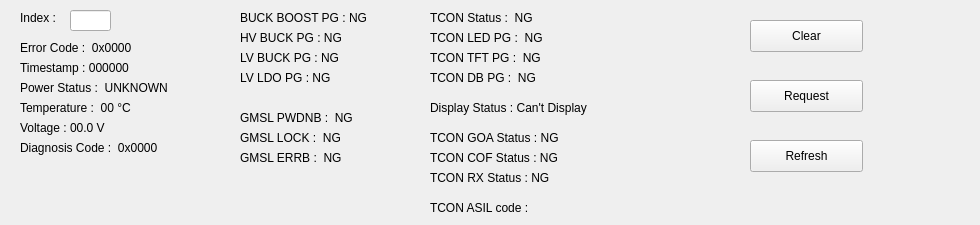
    <widget class="QWidget" name="tab_5">
     <attribute name="title">
      <string>DTC LOG</string>
     </attribute>
     <widget class="QLabel" name="dtc_log_index_2">
      <property name="geometry">
       <rect>
        <x>20</x>
        <y>10</y>
        <width>51</width>
        <height>16</height>
       </rect>
      </property>
      <property name="text">
       <string>Index : </string>
      </property>
     </widget>
     <widget class="QLineEdit" name="dtc_log_index_edit_2">
      <property name="geometry">
       <rect>
        <x>70</x>
        <y>10</y>
        <width>41</width>
        <height>21</height>
       </rect>
      </property>
      <property name="text">
       <string/>
      </property>
      <property name="maxLength">
       <number>12</number>
      </property>
     </widget>
     <widget class="QLabel" name="dtc_log_err_code_2">
      <property name="geometry">
       <rect>
        <x>20</x>
        <y>40</y>
        <width>161</width>
        <height>16</height>
       </rect>
      </property>
      <property name="text">
       <string>Error Code :  0x0000</string>
      </property>
     </widget>
     <widget class="QLabel" name="dtc_log_timestamp_2">
      <property name="geometry">
       <rect>
        <x>20</x>
        <y>60</y>
        <width>211</width>
        <height>16</height>
       </rect>
      </property>
      <property name="text">
       <string>Timestamp : 000000</string>
      </property>
     </widget>
     <widget class="QLabel" name="dtc_log_power_state_2">
      <property name="geometry">
       <rect>
        <x>20</x>
        <y>80</y>
        <width>221</width>
        <height>16</height>
       </rect>
      </property>
      <property name="text">
       <string>Power Status :  UNKNOWN</string>
      </property>
     </widget>
     <widget class="QLabel" name="dtc_log_temperature_2">
      <property name="geometry">
       <rect>
        <x>20</x>
        <y>100</y>
        <width>171</width>
        <height>16</height>
       </rect>
      </property>
      <property name="text">
       <string>Temperature :  00 °C</string>
      </property>
     </widget>
     <widget class="QLabel" name="dtc_log_voltage_2">
      <property name="geometry">
       <rect>
        <x>20</x>
        <y>120</y>
        <width>171</width>
        <height>16</height>
       </rect>
      </property>
      <property name="text">
       <string>Voltage : 00.0 V</string>
      </property>
     </widget>
     <widget class="QLabel" name="dtc_log_extra_info_2">
      <property name="geometry">
       <rect>
        <x>20</x>
        <y>140</y>
        <width>171</width>
        <height>16</height>
       </rect>
      </property>
      <property name="text">
       <string>Diagnosis Code :  0x0000</string>
      </property>
     </widget>
     <widget class="QLabel" name="dtc_log_boost_pg_2">
      <property name="geometry">
       <rect>
        <x>240</x>
        <y>10</y>
        <width>161</width>
        <height>16</height>
       </rect>
      </property>
      <property name="text">
       <string>BUCK BOOST PG : NG</string>
      </property>
     </widget>
     <widget class="QLabel" name="dtc_log_hv_pg_2">
      <property name="geometry">
       <rect>
        <x>240</x>
        <y>30</y>
        <width>161</width>
        <height>16</height>
       </rect>
      </property>
      <property name="text">
       <string>HV BUCK PG : NG</string>
      </property>
     </widget>
     <widget class="QLabel" name="dtc_log_lv_pg_2">
      <property name="geometry">
       <rect>
        <x>240</x>
        <y>50</y>
        <width>161</width>
        <height>16</height>
       </rect>
      </property>
      <property name="text">
       <string>LV BUCK PG : NG</string>
      </property>
     </widget>
     <widget class="QLabel" name="dtc_log_ldo_pg_2">
      <property name="geometry">
       <rect>
        <x>240</x>
        <y>70</y>
        <width>161</width>
        <height>16</height>
       </rect>
      </property>
      <property name="text">
       <string>LV LDO PG : NG</string>
      </property>
     </widget>
     <widget class="QLabel" name="dtc_log_gmsl_pwdnb_2">
      <property name="geometry">
       <rect>
        <x>240</x>
        <y>110</y>
        <width>161</width>
        <height>16</height>
       </rect>
      </property>
      <property name="text">
       <string>GMSL PWDNB :  NG</string>
      </property>
     </widget>
     <widget class="QLabel" name="dtc_log_gmsl_lock_2">
      <property name="geometry">
       <rect>
        <x>240</x>
        <y>130</y>
        <width>161</width>
        <height>16</height>
       </rect>
      </property>
      <property name="text">
       <string>GMSL LOCK :  NG</string>
      </property>
     </widget>
     <widget class="QLabel" name="dtc_log_gmsl_errb_2">
      <property name="geometry">
       <rect>
        <x>240</x>
        <y>150</y>
        <width>161</width>
        <height>16</height>
       </rect>
      </property>
      <property name="text">
       <string>GMSL ERRB :  NG</string>
      </property>
     </widget>
     <widget class="QLabel" name="dtc_log_tcon_state_2">
      <property name="geometry">
       <rect>
        <x>430</x>
        <y>10</y>
        <width>161</width>
        <height>16</height>
       </rect>
      </property>
      <property name="text">
       <string>TCON Status :  NG</string>
      </property>
     </widget>
     <widget class="QLabel" name="dtc_log_tcon_led_pg_2">
      <property name="geometry">
       <rect>
        <x>430</x>
        <y>30</y>
        <width>161</width>
        <height>16</height>
       </rect>
      </property>
      <property name="text">
       <string>TCON LED PG :  NG</string>
      </property>
     </widget>
     <widget class="QLabel" name="dtc_log_tcon_tft_pg_2">
      <property name="geometry">
       <rect>
        <x>430</x>
        <y>50</y>
        <width>161</width>
        <height>16</height>
       </rect>
      </property>
      <property name="text">
       <string>TCON TFT PG :  NG</string>
      </property>
     </widget>
     <widget class="QLabel" name="dtc_log_tcon_db_pg_2">
      <property name="geometry">
       <rect>
        <x>430</x>
        <y>70</y>
        <width>161</width>
        <height>16</height>
       </rect>
      </property>
      <property name="text">
       <string>TCON DB PG :  NG</string>
      </property>
     </widget>
     <widget class="QLabel" name="dtc_log_tcon_display_2">
      <property name="geometry">
       <rect>
        <x>430</x>
        <y>100</y>
        <width>201</width>
        <height>16</height>
       </rect>
      </property>
      <property name="text">
       <string>Display Status : Can't Display</string>
      </property>
     </widget>
     <widget class="QLabel" name="dtc_log_tcon_goa_2">
      <property name="geometry">
       <rect>
        <x>430</x>
        <y>130</y>
        <width>201</width>
        <height>16</height>
       </rect>
      </property>
      <property name="text">
       <string>TCON GOA Status : NG</string>
      </property>
     </widget>
     <widget class="QLabel" name="dtc_log_tcon_cof_2">
      <property name="geometry">
       <rect>
        <x>430</x>
        <y>150</y>
        <width>201</width>
        <height>16</height>
       </rect>
      </property>
      <property name="text">
       <string>TCON COF Status : NG</string>
      </property>
     </widget>
     <widget class="QLabel" name="dtc_log_tcon_rx_2">
      <property name="geometry">
       <rect>
        <x>430</x>
        <y>170</y>
        <width>201</width>
        <height>16</height>
       </rect>
      </property>
      <property name="text">
       <string>TCON RX Status : NG</string>
      </property>
     </widget>
     <widget class="QLabel" name="dtc_log_tcon_asil_2">
      <property name="geometry">
       <rect>
        <x>430</x>
        <y>200</y>
        <width>541</width>
        <height>16</height>
       </rect>
      </property>
      <property name="text">
       <string>TCON ASIL code : </string>
      </property>
      <property name="textInteractionFlags">
       <set>Qt::LinksAccessibleByMouse|Qt::TextSelectableByMouse</set>
      </property>
     </widget>
     <widget class="QPushButton" name="DTC_log_clear_btn_2">
      <property name="geometry">
       <rect>
        <x>750</x>
        <y>20</y>
        <width>113</width>
        <height>32</height>
       </rect>
      </property>
      <property name="text">
       <string>Clear</string>
      </property>
     </widget>
     <widget class="QPushButton" name="DTC_log_request_btn_2">
      <property name="geometry">
       <rect>
        <x>750</x>
        <y>80</y>
        <width>113</width>
        <height>32</height>
       </rect>
      </property>
      <property name="text">
       <string>Request</string>
      </property>
     </widget>
     <widget class="QPushButton" name="DTC_log_Btn_2">
      <property name="geometry">
       <rect>
        <x>750</x>
        <y>140</y>
        <width>113</width>
        <height>32</height>
       </rect>
      </property>
      <property name="text">
       <string>Refresh</string>
      </property>
     </widget>
    </widget>
